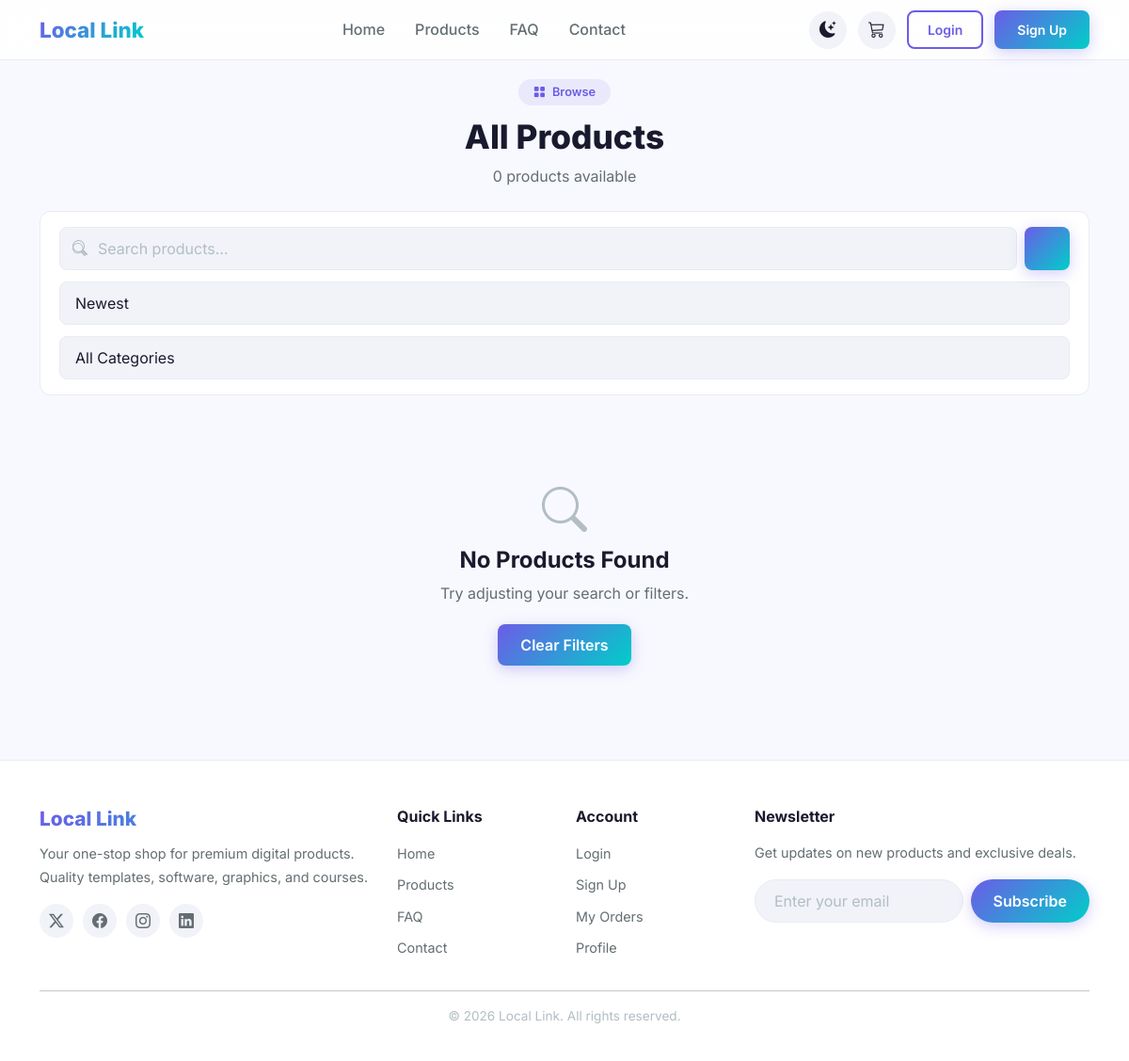
/products.php, run on the app's committed database.
### tables this page shows
CREATE TABLE settings (
    id INT AUTO_INCREMENT PRIMARY KEY,
    setting_key VARCHAR(100) UNIQUE NOT NULL,
    setting_value TEXT,
    created_at TIMESTAMP DEFAULT CURRENT_TIMESTAMP,
    updated_at TIMESTAMP DEFAULT CURRENT_TIMESTAMP ON UPDATE CURRENT_TIMESTAMP
);

### includes/config.php (called while the page is built, shortened)
<?php
try {
    $dsn = "mysql:host=" . DB_HOST . ";dbname=" . DB_NAME . ";charset=utf8mb4";
    $options = [
        PDO::ATTR_ERRMODE => PDO::ERRMODE_EXCEPTION,
        PDO::ATTR_DEFAULT_FETCH_MODE => PDO::FETCH_ASSOC,
    ];
    $pdo = new PDO($dsn, DB_USER, DB_PASS, $options);
} catch (PDOException $e) {
    die("Database connection failed: " . $e->getMessage());
}
function getSetting($key, $default = '') {
    global $pdo;
    $stmt = $pdo->prepare("SELECT setting_value FROM settings WHERE setting_key = ?");
    $stmt->execute([$key]);
    $result = $stmt->fetchColumn();
    return $result !== false ? $result : $default;
}
function isLoggedIn() {
    return isset($_SESSION['user_id']);
}

### products.php (the view, shortened to what this page needs)
<?php
require_once 'includes/config.php';
$where = ["p.status = 'active'"];
$params = [];
$orderBy = "p.created_at DESC";
$page = max(1, intval($_GET['page'] ?? 1));
$perPage = 12;
$offset = ($page - 1) * $perPage;
$countSql = "SELECT COUNT(*) FROM products p LEFT JOIN categories c ON p.category_id = c.id WHERE " . implode(' AND ', $where);
$stmt = $pdo->prepare($countSql);
$stmt->execute($params);
$total = $stmt->fetchColumn();
$totalPages = ceil($total / $perPage);
$sql = "SELECT p.*, c.name as category_name FROM products p LEFT JOIN categories c ON p.category_id = c.id WHERE " . implode(' AND ', $where) . " ORDER BY {$orderBy} LIMIT {$perPage} OFFSET {$offset}";
$stmt = $pdo->prepare($sql);
$stmt->execute($params);
$products = $stmt->fetchAll();
include 'includes/header.php';
?>
<div class="main-content">
    <div class="container" style="padding-top:20px;padding-bottom:40px;">
        <div class="section-header" style="margin-bottom:24px;">
            <span class="section-badge"><i class="bi bi-grid-fill me-1"></i> Browse</span>
            <h2 class="section-title">All Products</h2>
            <p class="section-subtitle"><?= $total ?> products available</p>
        </div>
        <div class="filters-bar">
            <div class="search-input">
                <i class="bi bi-search"></i>
                <form method="GET" style="display:flex;gap:8px;width:100%;">
                    <input type="text" name="search" class="form-control" placeholder="Search products..." value="<?= htmlspecialchars($_GET['search'] ?? '') ?>">
                    <button type="submit" class="btn btn-primary btn-sm"><i class="bi bi-search"></i></button>
                </form>
            </div>
            <select class="form-select filter-select" onchange="location.href='?<?= http_build_query(array_merge($_GET, ['sort' => ''])) ?>&sort='+this.value">
                <option value="newest" <?= ($_GET['sort'] ?? '') == 'newest' ? 'selected' : '' ?>>Newest</option>
            </select>
            <select class="form-select filter-select" onchange="location.href='?<?= http_build_query(array_merge($_GET, ['category' => ''])) ?>&category='+this.value">
                <option value="">All Categories</option>
            </select>
        </div>
        <?php if (count($products) > 0): ?>
            <div class="product-scroll-row d-md-none">
                <?php foreach ($products as $product): ?>
                    <?php include 'includes/product_card.php'; ?>
                <?php endforeach; ?>
            </div>
            <div class="product-grid d-none d-md-grid">
                <?php foreach ($products as $product): ?>
                    <?php include 'includes/product_card.php'; ?>
                <?php endforeach; ?>
            </div>
            <?php if ($totalPages > 1): ?>
            <nav class="mt-4 d-flex justify-content-center">
                <ul class="pagination">
                    <?php if ($page > 1): ?>
                        <li class="page-item"><a class="page-link" href="?<?= http_build_query(array_merge($_GET, ['page' => $page - 1])) ?>"><i class="bi bi-chevron-left"></i></a></li>
                    <?php endif; ?>
                    <?php for ($i = max(1, $page - 2); $i <= min($totalPages, $page + 2); $i++): ?>
                        <li class="page-item <?= $i == $page ? 'active' : '' ?>"><a class="page-link" href="?<?= http_build_query(array_merge($_GET, ['page' => $i])) ?>"><?= $i ?></a></li>
                    <?php endfor; ?>
                    <?php if ($page < $totalPages): ?>
                        <li class="page-item"><a class="page-link" href="?<?= http_build_query(array_merge($_GET, ['page' => $page + 1])) ?>"><i class="bi bi-chevron-right"></i></a></li>
                    <?php endif; ?>
                </ul>
            </nav>
            <?php endif; ?>
        <?php else: ?>
            <div class="empty-state">
                <i class="bi bi-search"></i>
                <h4>No Products Found</h4>
                <p>Try adjusting your search or filters.</p>
                <a href="<?= SITE_URL ?>/products.php" class="btn btn-primary">Clear Filters</a>
            </div>
        <?php endif; ?>
    </div>
</div>
<?php include 'includes/footer.php'; ?>

### includes/header.php (shortened to what this page needs)
<?php
$theme = isset($_COOKIE['theme']) ? $_COOKIE['theme'] : 'light';
?>
<!DOCTYPE html>
<html lang="en" data-theme="<?= $theme ?>">
<head>
    <link href="https://cdn.jsdelivr.net/npm/bootstrap@5.3.2/dist/css/bootstrap.min.css" rel="stylesheet">
    <link href="https://cdn.jsdelivr.net/npm/bootstrap-icons@1.11.3/font/bootstrap-icons.min.css" rel="stylesheet">
    <link href="<?= SITE_URL ?>/assets/css/style.css" rel="stylesheet">
</head>
<body>
<nav class="navbar navbar-expand-md desktop-nav d-none d-md-flex">
    <div class="container">
        <a class="navbar-brand" href="<?= SITE_URL ?>/">
            <span class="brand-text"><?= getSetting('site_name', 'Local Link') ?></span>
        </a>
        <div class="navbar-nav mx-auto">
            <a class="nav-link" href="<?= SITE_URL ?>/">Home</a>
            <a class="nav-link" href="<?= SITE_URL ?>/products.php">Products</a>
            <a class="nav-link" href="<?= SITE_URL ?>/faq.php">FAQ</a>
            <a class="nav-link" href="<?= SITE_URL ?>/contact.php">Contact</a>
        </div>
        <div class="nav-actions">
            <button class="theme-toggle" onclick="toggleTheme()" title="Toggle Theme">
                <i class="bi bi-moon-stars-fill"></i>
            </button>
            <a href="<?= SITE_URL ?>/cart.php" class="nav-cart" title="Cart">
                <i class="bi bi-cart3"></i>
            </a>
            <?php if (isLoggedIn()): ?>
                <div class="nav-user dropdown">
                    <a href="#" class="dropdown-toggle" data-bs-toggle="dropdown">
                        <i class="bi bi-person-circle"></i>
                        <span class="user-name"><?= htmlspecialchars($_SESSION['user_name'] ?? 'User') ?></span>
                    </a>
                    <ul class="dropdown-menu dropdown-menu-end">
                        <li><a class="dropdown-item" href="<?= SITE_URL ?>/profile.php"><i class="bi bi-person me-2"></i>Profile</a></li>
                        <li><a class="dropdown-item" href="<?= SITE_URL ?>/orders.php"><i class="bi bi-bag-check me-2"></i>My Orders</a></li>
                        <li><hr class="dropdown-divider"></li>
                        <li><a class="dropdown-item" href="<?= SITE_URL ?>/logout.php"><i class="bi bi-box-arrow-right me-2"></i>Logout</a></li>
                    </ul>
                </div>
            <?php else: ?>
                <a href="<?= SITE_URL ?>/login.php" class="btn btn-outline-primary btn-sm">Login</a>
                <a href="<?= SITE_URL ?>/signup.php" class="btn btn-primary btn-sm">Sign Up</a>
            <?php endif; ?>
        </div>
    </div>
</nav>

### includes/footer.php (shortened to what this page needs)
<footer class="site-footer d-none d-md-block">
    <div class="container">
        <div class="row g-4">
            <div class="col-md-4">
                <h5 class="footer-brand"><?= getSetting('site_name', 'Local Link') ?></h5>
                <p class="footer-desc">Your one-stop shop for premium digital products. Quality templates, software, graphics, and courses.</p>
                <div class="footer-social">
                    <a href="#"><i class="bi bi-twitter-x"></i></a>
                    <a href="#"><i class="bi bi-facebook"></i></a>
                    <a href="#"><i class="bi bi-instagram"></i></a>
                    <a href="#"><i class="bi bi-linkedin"></i></a>
                </div>
            </div>
            <div class="col-md-2">
                <h6>Quick Links</h6>
                <ul class="footer-links">
                    <li><a href="<?= SITE_URL ?>/">Home</a></li>
                    <li><a href="<?= SITE_URL ?>/products.php">Products</a></li>
                    <li><a href="<?= SITE_URL ?>/faq.php">FAQ</a></li>
                    <li><a href="<?= SITE_URL ?>/contact.php">Contact</a></li>
                </ul>
            </div>
            <div class="col-md-2">
                <h6>Account</h6>
                <ul class="footer-links">
                    <li><a href="<?= SITE_URL ?>/login.php">Login</a></li>
                    <li><a href="<?= SITE_URL ?>/signup.php">Sign Up</a></li>
                    <li><a href="<?= SITE_URL ?>/orders.php">My Orders</a></li>
                    <li><a href="<?= SITE_URL ?>/profile.php">Profile</a></li>
                </ul>
            </div>
            <div class="col-md-4">
                <h6>Newsletter</h6>
                <p class="footer-desc">Get updates on new products and exclusive deals.</p>
                <form class="newsletter-form" onsubmit="return false;">
                    <input type="email" placeholder="Enter your email" class="form-control">
                    <button class="btn btn-primary" type="submit">Subscribe</button>
                </form>
            </div>
        </div>
        <hr>
        <div class="footer-bottom">
            <p><?= getSetting('footer_text', '© 2026 Local Link. All rights reserved.') ?></p>
        </div>
    </div>
</footer>
</body>
</html>

### data on the page
settings: setting_value "Local Link"
settings: setting_value "© 2026 Local Link. All rights reserved."

### other printed values
$total "0"
